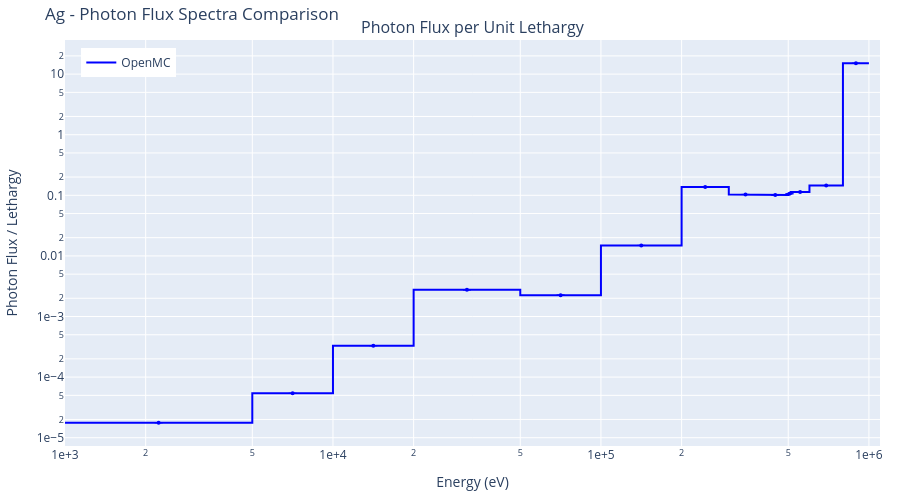
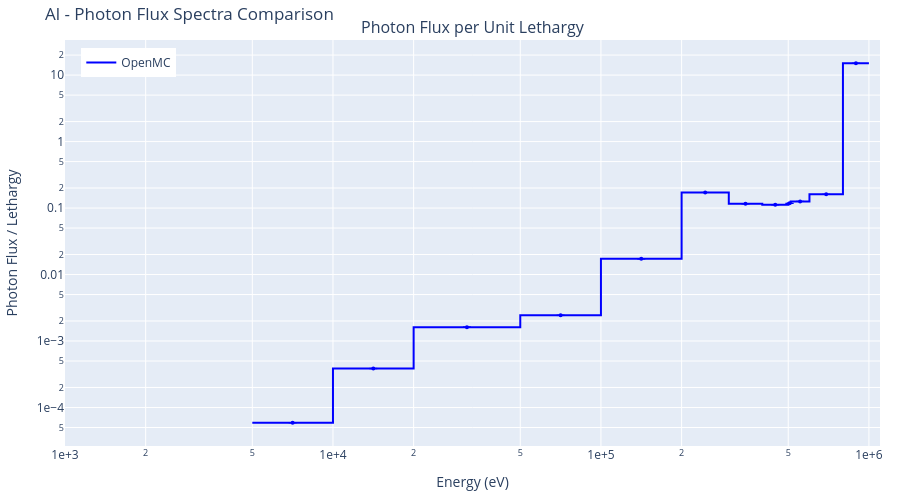
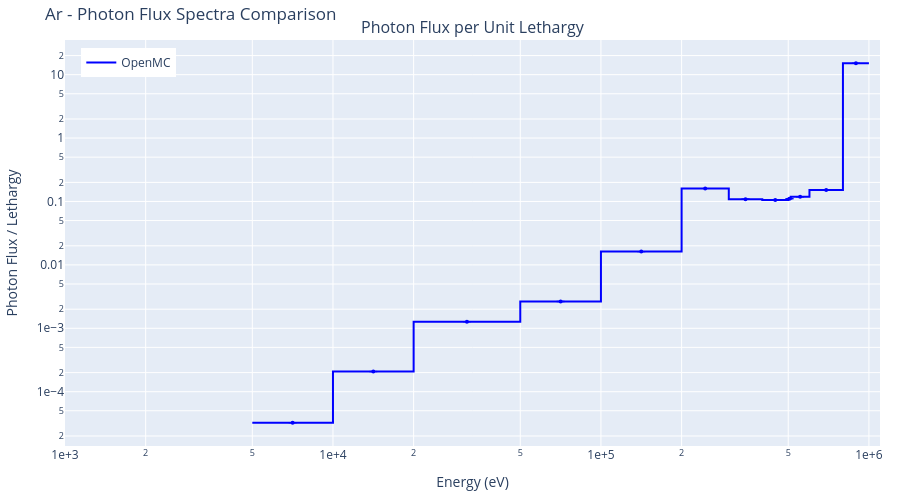
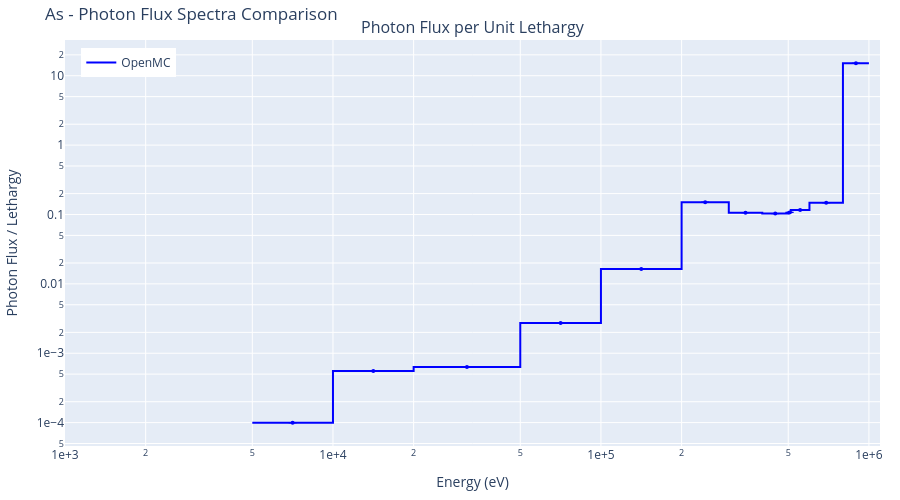

The cell these charts' notebook holds for them, in order:
### Markdown cell above
## Results by Element

Below are the comparison results for each element. Each section includes:

- Interactive photon flux spectra plot (log-log scale)
- YAMC/OpenMC ratio plot with uncertainty band
- Photon tally comparison table (flux, coherent-scatter, incoherent-scatter, photoelectric, pair-production)
- Performance comparison (particles/second)

### Code cell
# Display results for each element
for element, results in all_results.items():
    openmc_results = results.get('openmc')  # may be None when openmc-cpu not in MC_BACKENDS

    # Collect available YAMC backends in the order the user requested
    yamc_results_by_backend = {}
    for compute in COMPUTES:
        yres = results.get(f'yamc-{compute}')
        if yres is not None:
            yamc_results_by_backend[compute] = yres

    display(Markdown(f"## {element}"))

    # Performance line - one entry per code/backend that ran
    perf_parts = []
    if openmc_results is not None:
        perf_parts.append(f"OpenMC: {openmc_results['particles/s']:,.0f} particles/s")
    for compute, yres in yamc_results_by_backend.items():
        perf_parts.append(f"YAMC ({compute}): {yres['particles/s']:,.0f} particles/s")
    display(Markdown(f"**Performance:** " + " | ".join(perf_parts)))

    # Combined flux spectra plot
    fig = create_comparison_plot(openmc_results, yamc_results_by_backend)
    fig.update_layout(title=f"{element} - Photon Flux Spectra Comparison")
    fig.show()

    # Spectral agreement: each yamc backend vs the reference (openmc when
    # present, else the first yamc backend).
    if openmc_results is not None:
        ref_label = 'OpenMC'
        ref_results = openmc_results
        comparisons = list(yamc_results_by_backend.items())
    elif len(yamc_results_by_backend) >= 2:
        backends = list(yamc_results_by_backend)
        ref_label = f'YAMC ({backends[0]})'
        ref_results = yamc_results_by_backend[backends[0]]
        comparisons = [(b, yamc_results_by_backend[b]) for b in backends[1:]]
    else:
        comparisons = []

    for compute, yres in comparisons:
        heading = (
            f"#### Spectral Agreement (YAMC {compute} vs {ref_label})"
            if len(comparisons) > 1 or openmc_results is None
            else "#### Spectral Agreement"
        )
        display(Markdown(heading))
        stats = calculate_spectral_agreement(ref_results, yres)
        display(create_agreement_table(stats).style.hide(axis='index'))

    # Combined tally table
    display(Markdown("#### Photon Tally Comparison"))
    table = create_tally_table(openmc_results, yamc_results_by_backend)
    display(table.style.hide(axis='index'))

    print()  # spacing

### Figure 1 — Plotly figure (JSON) as saved in the notebook; plotly's stock layout.template omitted (floating-point values rounded to 4 significant figures)
{"data": [{"legend": "legend", "line": {"color": "blue", "width": 2}, "mode": "lines", "name": "OpenMC", "showlegend": true, "type": "scatter", "x": [1000.0, 5000.0, 5000.0, 10000.0, 10000.0, 20000.0, 20000.0, 50000.0, 50000.0, 100000.0, 100000.0, 200000.0, 200000.0, 300000.0, 300000.0, 400000.0, 400000.0, 500000.0, 500000.0, 511000.0, 511000.0, 600000.0, 600000.0, 800000.0, 800000.0, 1000000.0, 1000000.0, 1500000.0, 1500000.0, 2000000.0, 2000000.0, 3000000.0, 3000000.0, 4000000.0, 4000000.0, 5000000.0, 5000000.0, 6000000.0, 6000000.0, 8000000.0, 8000000.0, 10000000.0, 10000000.0, 12000000.0, 12000000.0, 15000000.0, 15000000.0, 20000000.0], "xaxis": "x", "y": [1.768e-05, 1.768e-05, 5.395e-05, 5.395e-05, 0.0003304, 0.0003304, 0.002752, 0.002752, 0.002252, 0.002252, 0.01489, 0.01489, 0.1367, 0.1367, 0.1034, 0.1034, 0.1009, 0.1009, 0.106, 0.106, 0.1136, 0.1136, 0.145, 0.145, 15.09, 15.09, null, null, null, null, null, null, null, null, null, null, null, null, null, null, null, null, null, null, null, null, null, null], "yaxis": "y"}, {"error_y": {"array": [4.572e-08, 1.992e-07, 1.907e-06, 5.695e-06, 1.116e-05, 4.051e-05, 0.0001701, 0.0002172, 9.361e-05, 0.0006217, 0.000222, 0.0002952, 0.001977, NaN, NaN, NaN, NaN, NaN, NaN, NaN, NaN, NaN, NaN, NaN], "color": "blue", "thickness": 1, "type": "data", "visible": true}, "marker": {"color": "blue", "size": 4, "symbol": "circle"}, "mode": "markers", "name": "OpenMC error", "showlegend": false, "type": "scatter", "x": [2236.0, 7071.0, 14140.0, 31620.0, 70710.0, 141400.0, 244900.0, 346400.0, 447200.0, 505500.0, 553700.0, 692800.0, 894400.0, 1225000.0, 1732000.0, 2449000.0, 3464000.0, 4472000.0, 5477000.0, 6928000.0, 8944000.0, 10950000.0, 13420000.0, 17320000.0], "xaxis": "x", "y": [1.768e-05, 5.395e-05, 0.0003304, 0.002752, 0.002252, 0.01489, 0.1367, 0.1034, 0.1009, 0.106, 0.1136, 0.145, 15.09, NaN, NaN, NaN, NaN, NaN, NaN, NaN, NaN, NaN, NaN, NaN], "yaxis": "y"}], "layout": {"annotations": [{"font": {"size": 16}, "showarrow": false, "text": "Photon Flux per Unit Lethargy", "x": 0.5, "xanchor": "center", "xref": "paper", "y": 1.0, "yanchor": "bottom", "yref": "paper"}], "height": 500, "legend": {"x": 0.02, "xanchor": "left", "y": 0.98, "yanchor": "top"}, "legend2": {"x": 0.02, "xanchor": "left", "y": 0.28, "yanchor": "top"}, "margin": {"b": 40, "l": 60, "r": 20, "t": 40}, "title": {"text": "Ag - Photon Flux Spectra Comparison"}, "xaxis": {"anchor": "y", "domain": [0.0, 1.0], "exponentformat": "e", "range": [3.0, 6.041], "title": {"text": "Energy (eV)"}, "type": "log"}, "yaxis": {"anchor": "x", "domain": [0.0, 1.0], "exponentformat": "e", "title": {"text": "Photon Flux / Lethargy"}, "type": "log"}}}

### Figure 2 — Plotly figure (JSON) as saved in the notebook; plotly's stock layout.template omitted (floating-point values rounded to 4 significant figures)
{"data": [{"legend": "legend", "line": {"color": "blue", "width": 2}, "mode": "lines", "name": "OpenMC", "showlegend": true, "type": "scatter", "x": [1000.0, 5000.0, 5000.0, 10000.0, 10000.0, 20000.0, 20000.0, 50000.0, 50000.0, 100000.0, 100000.0, 200000.0, 200000.0, 300000.0, 300000.0, 400000.0, 400000.0, 500000.0, 500000.0, 511000.0, 511000.0, 600000.0, 600000.0, 800000.0, 800000.0, 1000000.0, 1000000.0, 1500000.0, 1500000.0, 2000000.0, 2000000.0, 3000000.0, 3000000.0, 4000000.0, 4000000.0, 5000000.0, 5000000.0, 6000000.0, 6000000.0, 8000000.0, 8000000.0, 10000000.0, 10000000.0, 12000000.0, 12000000.0, 15000000.0, 15000000.0, 20000000.0], "xaxis": "x", "y": [null, null, 5.904e-05, 5.904e-05, 0.0003854, 0.0003854, 0.001616, 0.001616, 0.002434, 0.002434, 0.01722, 0.01722, 0.1716, 0.1716, 0.1158, 0.1158, 0.112, 0.112, 0.1177, 0.1177, 0.126, 0.126, 0.1607, 0.1607, 15.05, 15.05, null, null, null, null, null, null, null, null, null, null, null, null, null, null, null, null, null, null, null, null, null, null], "yaxis": "y"}, {"error_y": {"array": [NaN, 4.182e-07, 2.821e-06, 1.344e-05, 2.046e-05, 7.755e-05, 0.0001846, 0.0002771, 0.0001331, 0.0006292, 0.0003267, 0.0002983, 0.001991, NaN, NaN, NaN, NaN, NaN, NaN, NaN, NaN, NaN, NaN, NaN], "color": "blue", "thickness": 1, "type": "data", "visible": true}, "marker": {"color": "blue", "size": 4, "symbol": "circle"}, "mode": "markers", "name": "OpenMC error", "showlegend": false, "type": "scatter", "x": [2236.0, 7071.0, 14140.0, 31620.0, 70710.0, 141400.0, 244900.0, 346400.0, 447200.0, 505500.0, 553700.0, 692800.0, 894400.0, 1225000.0, 1732000.0, 2449000.0, 3464000.0, 4472000.0, 5477000.0, 6928000.0, 8944000.0, 10950000.0, 13420000.0, 17320000.0], "xaxis": "x", "y": [NaN, 5.904e-05, 0.0003854, 0.001616, 0.002434, 0.01722, 0.1716, 0.1158, 0.112, 0.1177, 0.126, 0.1607, 15.05, NaN, NaN, NaN, NaN, NaN, NaN, NaN, NaN, NaN, NaN, NaN], "yaxis": "y"}], "layout": {"annotations": [{"font": {"size": 16}, "showarrow": false, "text": "Photon Flux per Unit Lethargy", "x": 0.5, "xanchor": "center", "xref": "paper", "y": 1.0, "yanchor": "bottom", "yref": "paper"}], "height": 500, "legend": {"x": 0.02, "xanchor": "left", "y": 0.98, "yanchor": "top"}, "legend2": {"x": 0.02, "xanchor": "left", "y": 0.28, "yanchor": "top"}, "margin": {"b": 40, "l": 60, "r": 20, "t": 40}, "title": {"text": "Al - Photon Flux Spectra Comparison"}, "xaxis": {"anchor": "y", "domain": [0.0, 1.0], "exponentformat": "e", "range": [3.0, 6.041], "title": {"text": "Energy (eV)"}, "type": "log"}, "yaxis": {"anchor": "x", "domain": [0.0, 1.0], "exponentformat": "e", "title": {"text": "Photon Flux / Lethargy"}, "type": "log"}}}

### Figure 3 — Plotly figure (JSON) as saved in the notebook; plotly's stock layout.template omitted (floating-point values rounded to 4 significant figures)
{"data": [{"legend": "legend", "line": {"color": "blue", "width": 2}, "mode": "lines", "name": "OpenMC", "showlegend": true, "type": "scatter", "x": [1000.0, 5000.0, 5000.0, 10000.0, 10000.0, 20000.0, 20000.0, 50000.0, 50000.0, 100000.0, 100000.0, 200000.0, 200000.0, 300000.0, 300000.0, 400000.0, 400000.0, 500000.0, 500000.0, 511000.0, 511000.0, 600000.0, 600000.0, 800000.0, 800000.0, 1000000.0, 1000000.0, 1500000.0, 1500000.0, 2000000.0, 2000000.0, 3000000.0, 3000000.0, 4000000.0, 4000000.0, 5000000.0, 5000000.0, 6000000.0, 6000000.0, 8000000.0, 8000000.0, 10000000.0, 10000000.0, 12000000.0, 12000000.0, 15000000.0, 15000000.0, 20000000.0], "xaxis": "x", "y": [null, null, 3.243e-05, 3.243e-05, 0.0002077, 0.0002077, 0.001272, 0.001272, 0.002645, 0.002645, 0.01619, 0.01619, 0.1602, 0.1602, 0.1089, 0.1089, 0.1055, 0.1055, 0.1104, 0.1104, 0.1185, 0.1185, 0.1517, 0.1517, 15.11, 15.11, null, null, null, null, null, null, null, null, null, null, null, null, null, null, null, null, null, null, null, null, null, null], "yaxis": "y"}, {"error_y": {"array": [NaN, 1.591e-07, 1.31e-06, 4.926e-06, 2.132e-05, 7.243e-05, 0.0001973, 0.0002392, 0.0001245, 0.000687, 0.0002716, 0.0002973, 0.001989, NaN, NaN, NaN, NaN, NaN, NaN, NaN, NaN, NaN, NaN, NaN], "color": "blue", "thickness": 1, "type": "data", "visible": true}, "marker": {"color": "blue", "size": 4, "symbol": "circle"}, "mode": "markers", "name": "OpenMC error", "showlegend": false, "type": "scatter", "x": [2236.0, 7071.0, 14140.0, 31620.0, 70710.0, 141400.0, 244900.0, 346400.0, 447200.0, 505500.0, 553700.0, 692800.0, 894400.0, 1225000.0, 1732000.0, 2449000.0, 3464000.0, 4472000.0, 5477000.0, 6928000.0, 8944000.0, 10950000.0, 13420000.0, 17320000.0], "xaxis": "x", "y": [NaN, 3.243e-05, 0.0002077, 0.001272, 0.002645, 0.01619, 0.1602, 0.1089, 0.1055, 0.1104, 0.1185, 0.1517, 15.11, NaN, NaN, NaN, NaN, NaN, NaN, NaN, NaN, NaN, NaN, NaN], "yaxis": "y"}], "layout": {"annotations": [{"font": {"size": 16}, "showarrow": false, "text": "Photon Flux per Unit Lethargy", "x": 0.5, "xanchor": "center", "xref": "paper", "y": 1.0, "yanchor": "bottom", "yref": "paper"}], "height": 500, "legend": {"x": 0.02, "xanchor": "left", "y": 0.98, "yanchor": "top"}, "legend2": {"x": 0.02, "xanchor": "left", "y": 0.28, "yanchor": "top"}, "margin": {"b": 40, "l": 60, "r": 20, "t": 40}, "title": {"text": "Ar - Photon Flux Spectra Comparison"}, "xaxis": {"anchor": "y", "domain": [0.0, 1.0], "exponentformat": "e", "range": [3.0, 6.041], "title": {"text": "Energy (eV)"}, "type": "log"}, "yaxis": {"anchor": "x", "domain": [0.0, 1.0], "exponentformat": "e", "title": {"text": "Photon Flux / Lethargy"}, "type": "log"}}}

### Figure 4 — Plotly figure (JSON) as saved in the notebook; plotly's stock layout.template omitted (floating-point values rounded to 4 significant figures)
{"data": [{"legend": "legend", "line": {"color": "blue", "width": 2}, "mode": "lines", "name": "OpenMC", "showlegend": true, "type": "scatter", "x": [1000.0, 5000.0, 5000.0, 10000.0, 10000.0, 20000.0, 20000.0, 50000.0, 50000.0, 100000.0, 100000.0, 200000.0, 200000.0, 300000.0, 300000.0, 400000.0, 400000.0, 500000.0, 500000.0, 511000.0, 511000.0, 600000.0, 600000.0, 800000.0, 800000.0, 1000000.0, 1000000.0, 1500000.0, 1500000.0, 2000000.0, 2000000.0, 3000000.0, 3000000.0, 4000000.0, 4000000.0, 5000000.0, 5000000.0, 6000000.0, 6000000.0, 8000000.0, 8000000.0, 10000000.0, 10000000.0, 12000000.0, 12000000.0, 15000000.0, 15000000.0, 20000000.0], "xaxis": "x", "y": [null, null, 9.972e-05, 9.972e-05, 0.0005524, 0.0005524, 0.0006329, 0.0006329, 0.002722, 0.002722, 0.01636, 0.01636, 0.1502, 0.1502, 0.1063, 0.1063, 0.103, 0.103, 0.1073, 0.1073, 0.1159, 0.1159, 0.1478, 0.1478, 15.11, 15.11, null, null, null, null, null, null, null, null, null, null, null, null, null, null, null, null, null, null, null, null, null, null], "yaxis": "y"}, {"error_y": {"array": [NaN, 5.146e-07, 1.658e-06, 1.952e-06, 1.196e-05, 5.753e-05, 0.0001863, 0.0002203, 0.0001013, 0.000653, 0.0002796, 0.0002946, 0.001988, NaN, NaN, NaN, NaN, NaN, NaN, NaN, NaN, NaN, NaN, NaN], "color": "blue", "thickness": 1, "type": "data", "visible": true}, "marker": {"color": "blue", "size": 4, "symbol": "circle"}, "mode": "markers", "name": "OpenMC error", "showlegend": false, "type": "scatter", "x": [2236.0, 7071.0, 14140.0, 31620.0, 70710.0, 141400.0, 244900.0, 346400.0, 447200.0, 505500.0, 553700.0, 692800.0, 894400.0, 1225000.0, 1732000.0, 2449000.0, 3464000.0, 4472000.0, 5477000.0, 6928000.0, 8944000.0, 10950000.0, 13420000.0, 17320000.0], "xaxis": "x", "y": [NaN, 9.972e-05, 0.0005524, 0.0006329, 0.002722, 0.01636, 0.1502, 0.1063, 0.103, 0.1073, 0.1159, 0.1478, 15.11, NaN, NaN, NaN, NaN, NaN, NaN, NaN, NaN, NaN, NaN, NaN], "yaxis": "y"}], "layout": {"annotations": [{"font": {"size": 16}, "showarrow": false, "text": "Photon Flux per Unit Lethargy", "x": 0.5, "xanchor": "center", "xref": "paper", "y": 1.0, "yanchor": "bottom", "yref": "paper"}], "height": 500, "legend": {"x": 0.02, "xanchor": "left", "y": 0.98, "yanchor": "top"}, "legend2": {"x": 0.02, "xanchor": "left", "y": 0.28, "yanchor": "top"}, "margin": {"b": 40, "l": 60, "r": 20, "t": 40}, "title": {"text": "As - Photon Flux Spectra Comparison"}, "xaxis": {"anchor": "y", "domain": [0.0, 1.0], "exponentformat": "e", "range": [3.0, 6.041], "title": {"text": "Energy (eV)"}, "type": "log"}, "yaxis": {"anchor": "x", "domain": [0.0, 1.0], "exponentformat": "e", "title": {"text": "Photon Flux / Lethargy"}, "type": "log"}}}
